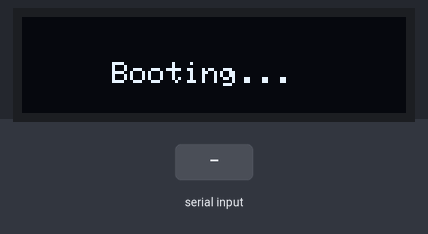
This sketch was run on a simulated ESP8266 (NodeMCU). Shown: 128×32 one-colour display. Inputs (shaded band) come from the test bench.

Above: at 1.2 s.
1.3 s: "1" received over Serial
At 3.5 s:
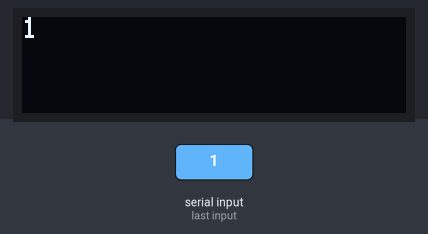
3.8 s: "0" received over Serial
At 5.3 s:
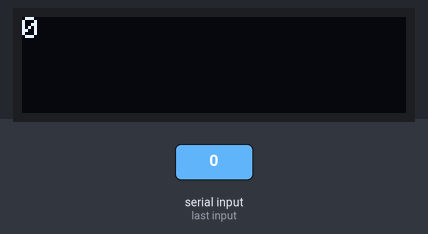
6.3 s: "2" received over Serial
At 8.5 s:
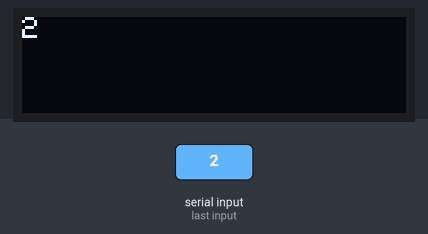
Timing chart, 0 to 10.0 s (numbered marks = the images above; inputs shaded):
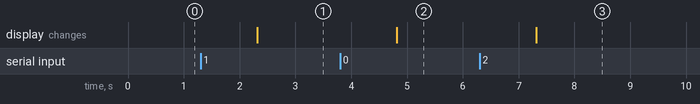

The sketch:

microcontroller.ino
```cpp
#include <SPI.h>
#include <Wire.h>
#include <Adafruit_SSD1306.h>

#include <ESP8266WiFi.h> // To disable wifi for ESP8266

#define SCREEN_WIDTH 128 // OLED display width, in pixels
#define SCREEN_HEIGHT 32 // OLED display height, in pixels
#define OLED_RESET     1
Adafruit_SSD1306 display(SCREEN_WIDTH, SCREEN_HEIGHT, &Wire, OLED_RESET);

void setup() {
  Serial.begin(115200);

  WiFi.mode(WIFI_OFF); // Disable wifi for ESP8266

  Wire.begin(2,0);
  display.begin(SSD1306_SWITCHCAPVCC, 0x3C);

  display.dim(true); //(optional) dim the display

  display.setTextSize(1);      // Normal 1:1 pixel scale
  display.setTextColor(SSD1306_WHITE); // Draw white text

  display.clearDisplay();
  display.setCursor(30, 15);     // Start at top-left corner
  display.write("Booting...");
  display.display();
}

void loop() {
  while(Serial.available()) {
    display.clearDisplay();
    display.setCursor(0, 0); // Start at top-left corner of display

    String input = Serial.readString();
    split(input,"|");

    delay(1000);
    }
}

void split(String str, String delimeter) {
  String strs[20];
  int StringCount = 0;

    while (str.length() > 0) {
      int index = str.indexOf(delimeter);
      if (index == -1){ // No delimeter found (array size 1)
        strs[StringCount++] = str;
        break;
      }
      else {
        strs[StringCount++] = str.substring(0, index);
        str = str.substring(index+1);
        str.trim();
      }
    }

    // Display each element of the array on the display
    for (int i = 0; i <= StringCount; i++) {
      display.println(strs[i]);
      display.display();
    }
}
```

Measured:
- after the input at 1.3 s, the display: changes after 1.0 s (image 1)
- after the input at 3.8 s, the display: changes after 1.0 s (image 2)
- after the input at 6.3 s, the display: changes after 1.0 s (image 3)
